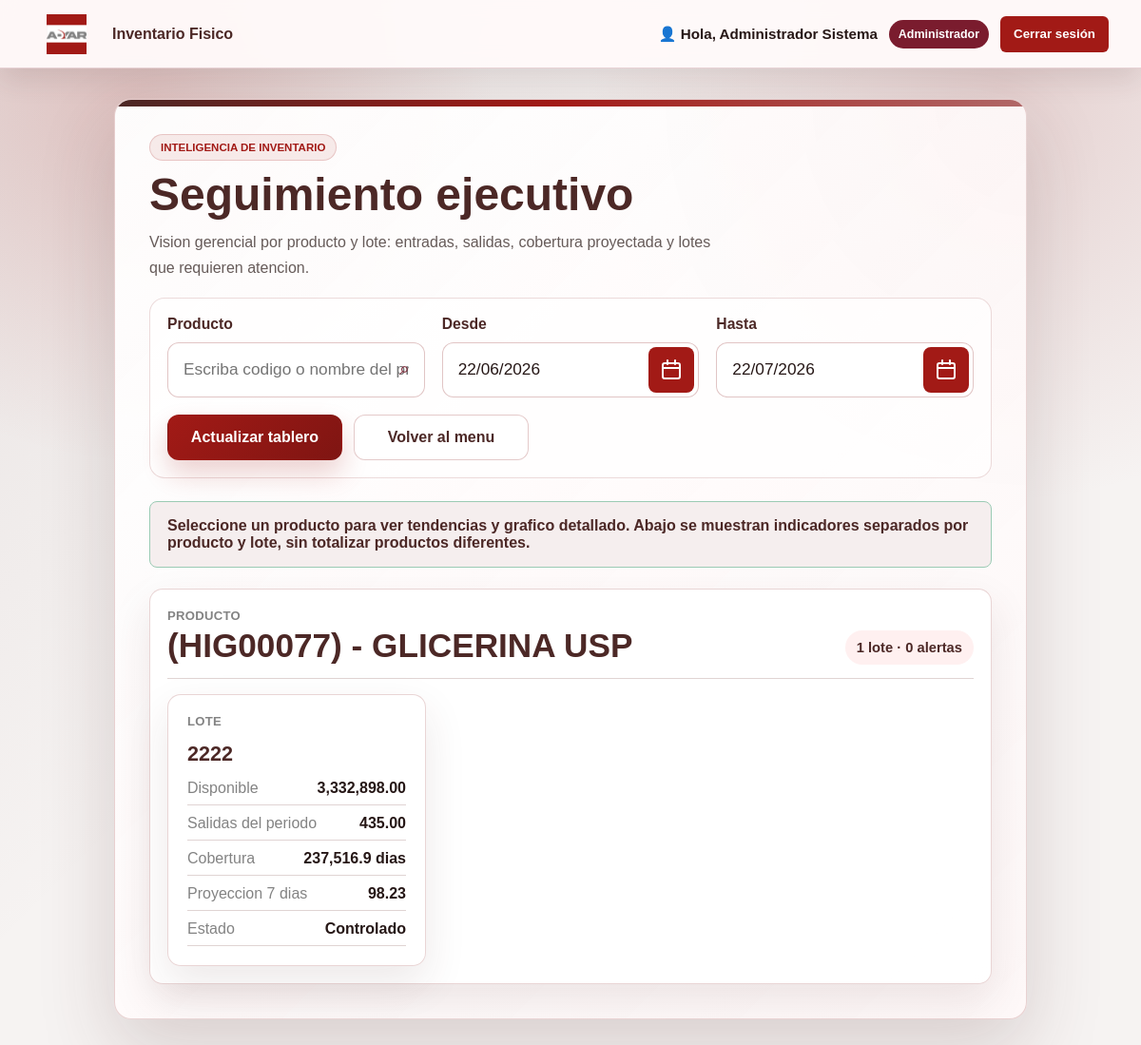
Page /analitica (signed in) on the committed database.
### tables this page shows
CREATE TABLE IF NOT EXISTS `roles` (
  `id_rol` int NOT NULL AUTO_INCREMENT,
  `nombre_rol` varchar(50) NOT NULL,
  `descripcion` varchar(255) DEFAULT NULL,
  `activo` tinyint(1) DEFAULT '1',
  `fecha_creacion` datetime DEFAULT CURRENT_TIMESTAMP,
  `nombre` varchar(60) DEFAULT NULL,
  PRIMARY KEY (`id_rol`),
  UNIQUE KEY `nombre_rol` (`nombre_rol`)
);

CREATE TABLE IF NOT EXISTS `inventarioentrante` (
  `idInventarioEntrante` int NOT NULL AUTO_INCREMENT,
  `NumLote` varchar(100) NOT NULL,
  `idProducto` int NOT NULL,
  `idPresentacion` int NOT NULL,
  `idUbicación` int NOT NULL,
  `CantidadEntrante` int NOT NULL,
  `fecha` date NOT NULL,
  PRIMARY KEY (`idInventarioEntrante`)
);

### app/Views/analitica/index.php (the view, shortened to what the rows shown need)
<?php require_once __DIR__ . '/../layouts/header.php'; ?>
<?php
$lotesAgrupadosPorProducto = [];
foreach ($resumenLotes as $loteResumen) {
    $lotesAgrupadosPorProducto[$loteResumen['producto']][] = $loteResumen;
}
?>
<section class="panel report-panel executive-panel">
    <h1>Seguimiento ejecutivo</h1>
    <?php if (empty($idProducto)) : ?>
        <section class="product-lot-groups">
            <?php foreach ($lotesAgrupadosPorProducto as $productoNombre => $lotesProducto) : ?>
                <?php $lotesAlerta = count(array_filter($lotesProducto, fn ($lote) => $lote['enRiesgo'])); ?>
                <article class="product-lot-group">
                    <header class="product-lot-header">
                        <div>
                            <span>Producto</span>
                            <h2><?= htmlspecialchars($productoNombre, ENT_QUOTES, 'UTF-8') ?></h2>
                        </div>
                        <strong><?= count($lotesProducto) ?> lote<?= count($lotesProducto) === 1 ? '' : 's' ?> · <?= $lotesAlerta ?> alerta<?= $lotesAlerta === 1 ? '' : 's' ?></strong>
                    </header>
                    <div class="product-summary-grid product-summary-grid--inside-group">
                        <?php foreach ($lotesProducto as $loteResumen) : ?>
                            <?php $loteCobertura = $loteResumen['diasCobertura'] === null ? 'Sin salidas' : number_format($loteResumen['diasCobertura'], 1) . ' dias'; ?>
                            <article class="product-summary-card <?= $loteResumen['enRiesgo'] ? 'product-summary-card--risk' : '' ?>">
                                <span>Lote</span>
                                <h2><?= htmlspecialchars($loteResumen['NumLote'], ENT_QUOTES, 'UTF-8') ?></h2>
                                <dl>
                                    <div>
                                        <dt>Disponible</dt>
                                        <dd><?= htmlspecialchars(number_format($loteResumen['inventarioDisponible'], 2), ENT_QUOTES, 'UTF-8') ?></dd>
                                    </div>
                                    <div>
                                        <dt>Salidas del periodo</dt>
                                        <dd><?= htmlspecialchars(number_format($loteResumen['totalSalida'], 2), ENT_QUOTES, 'UTF-8') ?></dd>
                                    </div>
                                    <div>
                                        <dt>Cobertura</dt>
                                        <dd><?= htmlspecialchars($loteCobertura, ENT_QUOTES, 'UTF-8') ?></dd>
                                    </div>
                                    <div>
                                        <dt>Proyeccion 7 dias</dt>
                                        <dd><?= htmlspecialchars(number_format($loteResumen['proyeccionSalida7Dias'], 2), ENT_QUOTES, 'UTF-8') ?></dd>
                                    </div>
                                    <div>
                                        <dt>Estado</dt>
                                        <dd><?= $loteResumen['enRiesgo'] ? 'Alerta' : 'Controlado' ?></dd>
                                    </div>
                                </dl>
                            </article>
                        <?php endforeach; ?>
                    </div>
                </article>
            <?php endforeach; ?>
        </section>
    <?php endif; ?>
</section>
<?php require_once __DIR__ . '/../layouts/footer.php'; ?>

### app/Views/layouts/header.php (shortened to what the rows shown need)
<!doctype html>
<html lang="es">
<head>
    <link rel="stylesheet" href="<?= APP_URL ?>/public/css/styles.css">
</head>
<body>
    <?php if (Auth::check()) : ?>
        <?php $authUser = Auth::user(); ?>
        <header class="auth-topbar">
            <a class="auth-brand" href="<?= APP_URL ?>/">
                <img src="<?= APP_URL ?>/public/media/logoAdyarca.png" alt="Logo Adyarca">
                <strong><?= APP_NAME ?></strong>
            </a>
            <div class="auth-session">
                <span class="auth-greeting">👤 Hola, <?= htmlspecialchars($authUser['nombre_completo'], ENT_QUOTES, 'UTF-8') ?></span>
                <span class="role-badge role-badge--<?= strtolower(str_replace(' ', '-', $authUser['rol_nombre'])) ?>"><?= htmlspecialchars($authUser['rol_nombre'], ENT_QUOTES, 'UTF-8') ?></span>
                <form method="post" action="<?= APP_URL ?>/auth/logout" onsubmit="return confirm('¿Deseas cerrar tu sesión?');">
                    <button class="logout-button" type="submit">Cerrar sesión</button>
                </form>
            </div>
        </header>
    <?php else : ?>
        <a class="brand-logo <?= ($title ?? '') === 'Inicio' ? 'brand-logo--dashboard-hidden' : '' ?>" href="<?= APP_URL ?>/" aria-label="Ir al inicio">
            <img src="<?= APP_URL ?>/public/media/logoAdyarca.png" alt="Logo Adyarca">
        </a>
    <?php endif; ?>
    <main class="page-shell <?= ($title ?? '') === 'Inicio' ? 'page-shell--dashboard' : '' ?>">

### rows in the picture
roles: nombre "Administrador"
inventarioentrante: NumLote "2222", inventarioDisponible "3,332,898.00", totalSalida "435.00", loteCobertura "237,516.9 dias", proyeccionSalida7Dias "98.23"

### other values in the picture
APP_NAME "Inventario Fisico"
$authUser['nombre_completo'] "Administrador Sistema"
$productoNombre "(HIG00077) - GLICERINA USP"
count($lotesProducto) "1"
$lotesAlerta "0"
